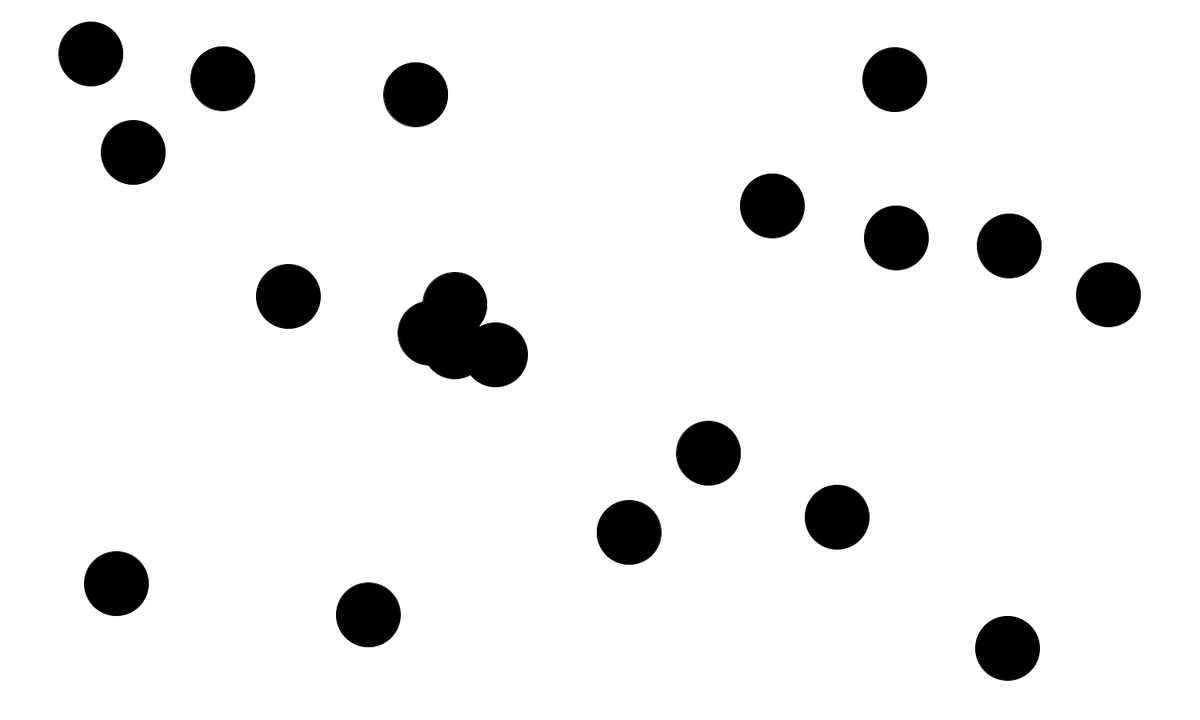
Frame 1 (no input)
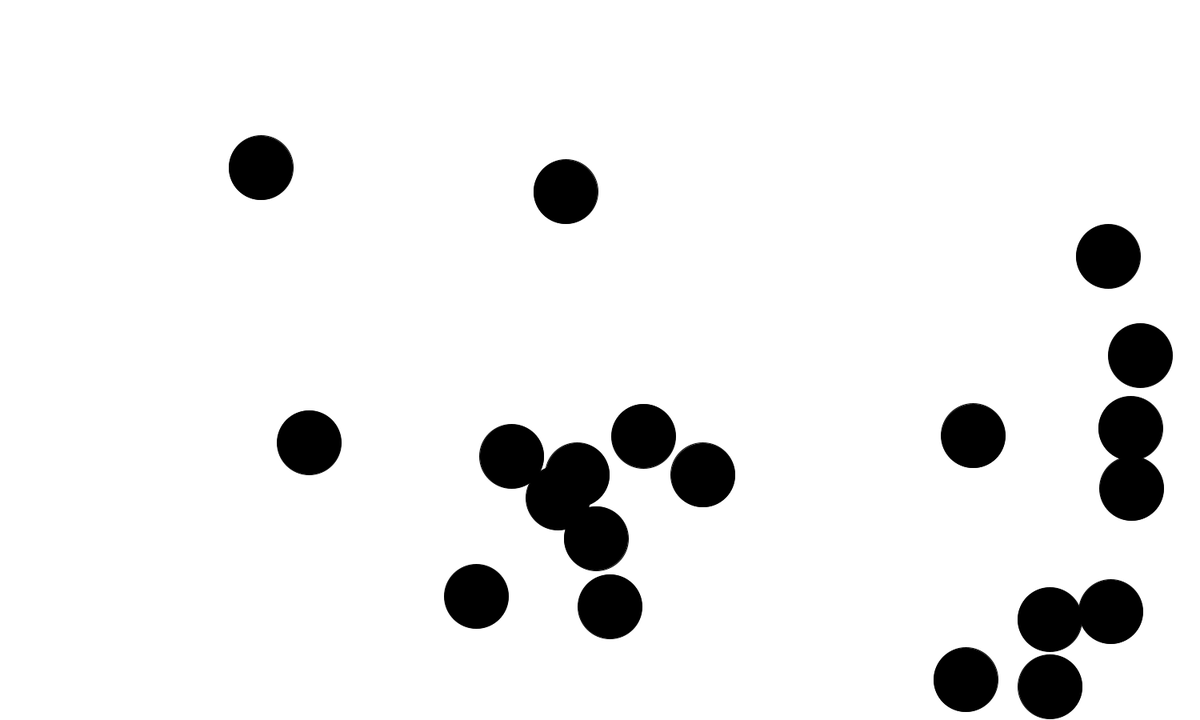
Frame 60 (the mouse pressed at the canvas centre just before this capture)
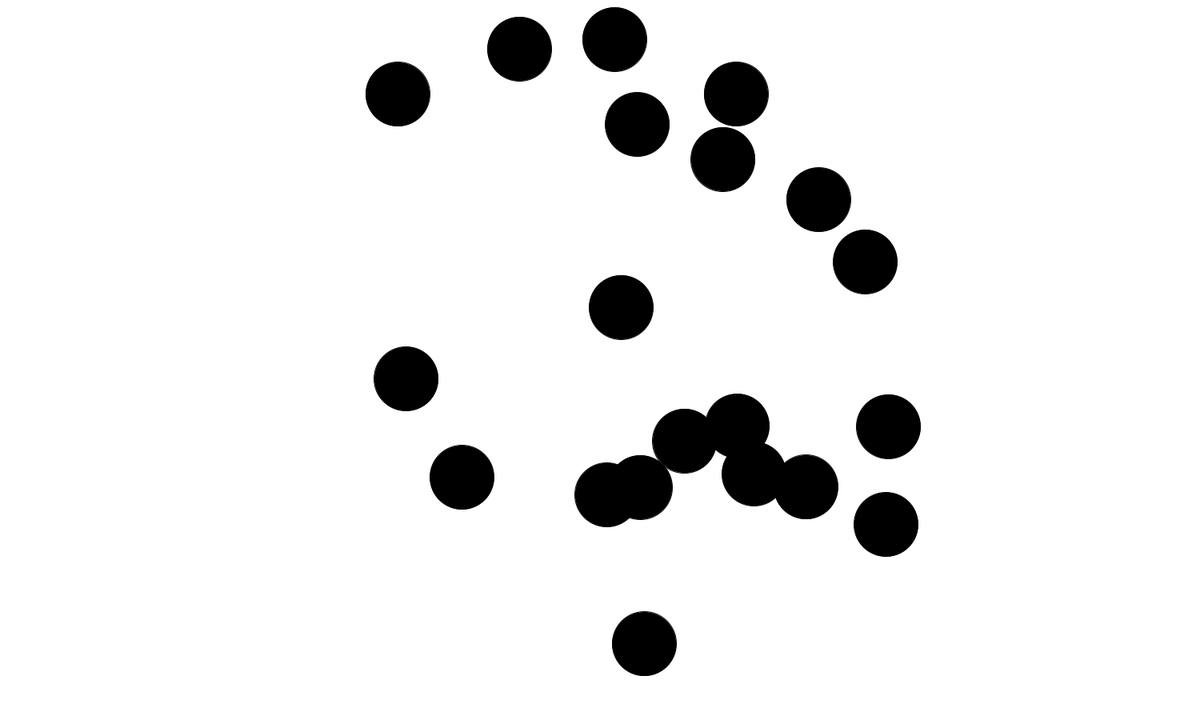
Frame 120 (the mouse held since frame 60 and released just before this capture)

The Processing sketch that drew these frames (run headless with seeded random() and noise(); from frame 60 on, the mouse is pressed at the canvas centre):

// Processing sketch: mouse_crash_ball2
// ── mouse_crash_ball2.pde
mouse_ball []ball=new mouse_ball[20];
float x,y;
float r=80;
void setup()
{
  size(1500,900);
  smooth();
  for(int i=0;i<=ball.length-1;i++)
  {
    x=random(40,1459);
    y=random(40,859);
   ball[i]=new mouse_ball(x,y); 
  }
  fill(0);
}
void draw()
{
 background(255); 
 for(int i=0;i<=ball.length-1;i++)
 {
   ball[i].datejspeed();
   ball[i].sport();
   ball[i].show();
 }
}
// ── mouse_crash_ball.pde
class mouse_ball
{
  PVector speed;
  PVector jspeed;
  PVector location;
  PVector dist;
  PVector mouse;
  float r=80;
  float raise=0.5,down=-0.08,dis;
  mouse_ball(float x,float y)
  {
    location=new PVector(x,y);
    speed=new PVector(random(2,8),random(2,12));
    
  }
  
  void datejspeed()
  {
    if(mouseX>40&&mouseX<1459&&mouseY>40&&mouseY<859)
    {
      mouse=new PVector(mouseX,mouseY);
      dist=PVector.sub(mouse,location);
      dist.normalize();
      dis=dist(location.x,location.y,mouse.x,mouse.y);
      if(dis>350)
      {
        dist.mult(raise);
        raise+=0.001;
      }
      else
      {
        dist.mult(down);
        down+=-0.0001;
      }
      jspeed=dist;
    }
    else
    {
      jspeed=new PVector(random(-0.08,0.08),random(-0.08,0.08));
    }
  }
  
  void sport()
  {
    if(speed.x>20)
   speed.x=20;
   if(speed.y>20)
   speed.y=20;
   if(speed.x<-20)
   speed.x=-20;
   if(speed.y<-20)
   speed.y=-20;
   if(location.x<40||location.x>1459)
   { if(location.x<40)
      location.x=40;
      else
      location.x=1459;
     speed.x*=-1;
   }
   if(location.y<40||location.y>859)
     {
       if(location.y<40)
       location.y=40;
       else
       location.y=859;
       speed.y*=-1;
     }
       speed.add(jspeed); 
       location.add(speed);
 }
  
  void show()
  {
   ellipse(location.x,location.y,r,r); 
  }
}
